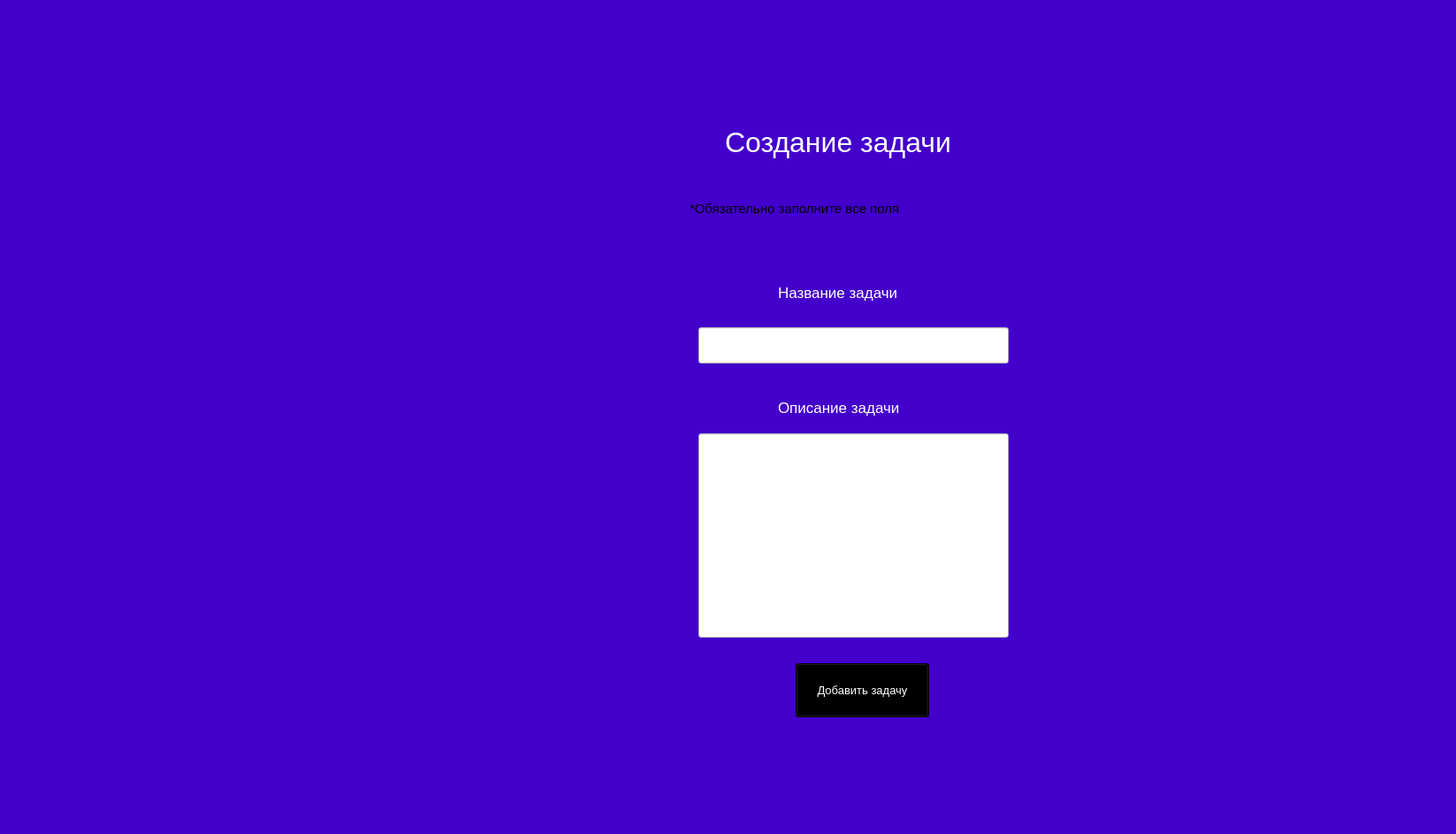
<?xml version="1.0" encoding="UTF-8"?>
<ui version="4.0">
 <class>MainWindow</class>
 <widget class="QMainWindow" name="MainWindow">
  <property name="geometry">
   <rect>
    <x>0</x>
    <y>0</y>
    <width>1647</width>
    <height>943</height>
   </rect>
  </property>
  <property name="windowTitle">
   <string>MainWindow</string>
  </property>
  <property name="styleSheet">
   <string notr="true">background-color: rgb(67, 0, 203);</string>
  </property>
  <widget class="QWidget" name="centralwidget">
   <widget class="QLineEdit" name="lineEdit_task_description">
    <property name="geometry">
     <rect>
      <x>790</x>
      <y>490</y>
      <width>351</width>
      <height>231</height>
     </rect>
    </property>
    <property name="styleSheet">
     <string notr="true">background-color: rgb(255, 255, 255);</string>
    </property>
   </widget>
   <widget class="QLabel" name="label">
    <property name="geometry">
     <rect>
      <x>820</x>
      <y>110</y>
      <width>511</width>
      <height>101</height>
     </rect>
    </property>
    <property name="font">
     <font>
      <pointsize>24</pointsize>
     </font>
    </property>
    <property name="styleSheet">
     <string notr="true">color: rgb(255, 255, 255);</string>
    </property>
    <property name="text">
     <string>Создание задачи</string>
    </property>
   </widget>
   <widget class="QLabel" name="label_2">
    <property name="geometry">
     <rect>
      <x>880</x>
      <y>310</y>
      <width>181</width>
      <height>41</height>
     </rect>
    </property>
    <property name="font">
     <font>
      <pointsize>13</pointsize>
     </font>
    </property>
    <property name="styleSheet">
     <string notr="true">color: rgb(255, 255, 255);</string>
    </property>
    <property name="text">
     <string>Название задачи</string>
    </property>
   </widget>
   <widget class="QLineEdit" name="lineEdit_task_name">
    <property name="geometry">
     <rect>
      <x>790</x>
      <y>370</y>
      <width>351</width>
      <height>41</height>
     </rect>
    </property>
    <property name="styleSheet">
     <string notr="true">background-color: rgb(255, 255, 255);</string>
    </property>
   </widget>
   <widget class="QLabel" name="label_3">
    <property name="geometry">
     <rect>
      <x>880</x>
      <y>440</y>
      <width>181</width>
      <height>41</height>
     </rect>
    </property>
    <property name="font">
     <font>
      <pointsize>13</pointsize>
     </font>
    </property>
    <property name="styleSheet">
     <string notr="true">color: rgb(255, 255, 255);</string>
    </property>
    <property name="text">
     <string>Описание задачи</string>
    </property>
   </widget>
   <widget class="QPushButton" name="pushButton_add_task">
    <property name="geometry">
     <rect>
      <x>900</x>
      <y>750</y>
      <width>151</width>
      <height>61</height>
     </rect>
    </property>
    <property name="font">
     <font>
      <pointsize>10</pointsize>
     </font>
    </property>
    <property name="styleSheet">
     <string notr="true">color: rgb(255, 255, 255);
background-color: rgb(0, 0, 0);</string>
    </property>
    <property name="text">
     <string>Добавить задачу</string>
    </property>
   </widget>
   <widget class="QLabel" name="label_error">
    <property name="geometry">
     <rect>
      <x>780</x>
      <y>210</y>
      <width>331</width>
      <height>51</height>
     </rect>
    </property>
    <property name="font">
     <font>
      <pointsize>11</pointsize>
     </font>
    </property>
    <property name="styleSheet">
     <string notr="true">color: rgb(0, 0, 0);</string>
    </property>
    <property name="text">
     <string>*Обязательно заполните все поля</string>
    </property>
   </widget>
  </widget>
  <widget class="QMenuBar" name="menubar">
   <property name="geometry">
    <rect>
     <x>0</x>
     <y>0</y>
     <width>1647</width>
     <height>26</height>
    </rect>
   </property>
  </widget>
  <widget class="QStatusBar" name="statusbar"/>
 </widget>
 <resources/>
 <connections/>
</ui>
